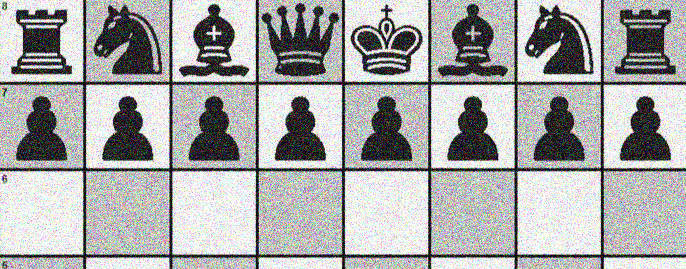
#> input picture 1.Machine Learning/Day06/课堂/lian3.png, 686 x 269 px
$ python '练习4.py'
#> lines starting #> are read from the running program, lines starting #| are printed output that depends on the picture; after the words box and inside, x2 and y2 are one past the last pixel; in counts of white or black regions, pixels touching at a corner belong together
import cv2
import numpy as np

if __name__ == '__main__':
    image_np = cv2.imread('lian3.png')
#> image_np is the input picture: shape (269, 686, 3); mean B, G, R 168.3, 168.4, 168.3
    image_np_gray = cv2.cvtColor(image_np, cv2.COLOR_BGR2GRAY)
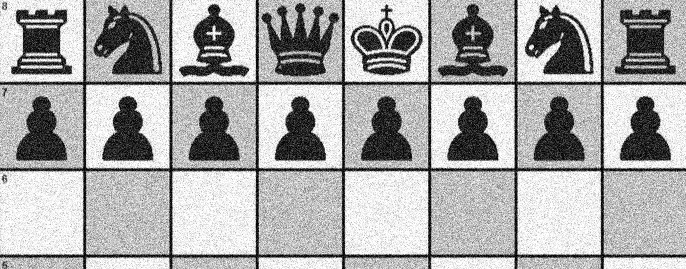
#> image_np_gray: shape (269, 686); min 0, max 255, mean 168.3
    _, image_np_thresh = cv2.threshold(
        image_np_gray,
        40, 255, cv2.THRESH_BINARY+cv2.THRESH_OTSU
    )
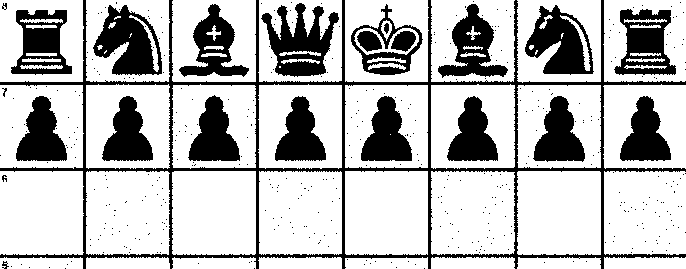
#> image_np_thresh: shape (269, 686); 73.8% white; 427 black regions (404 under 20 px), largest, box (x1, y1, x2, y2) and area: (0, 0, 686, 269) 12130, (261, 3, 339, 77) 2936, (93, 5, 162, 76) 2835
    edges_image = cv2.Canny(image_np_thresh, 20, 40
                            )
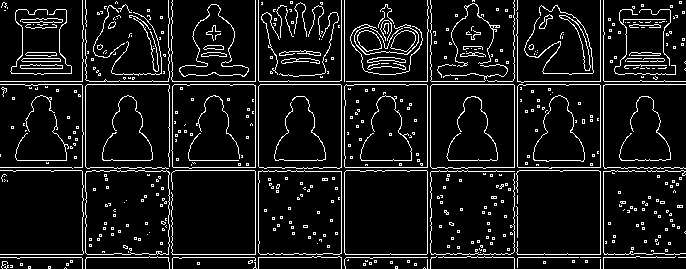
#> edges_image: shape (269, 686); 9% white in thin lines or dots

cv2.imshow('dst_image', edges_image)
cv2.waitKey(0)

$ run again, with 1.Machine Learning/Day06/课堂/img.png copied over 1.Machine Learning/Day06/课堂/lian3.png
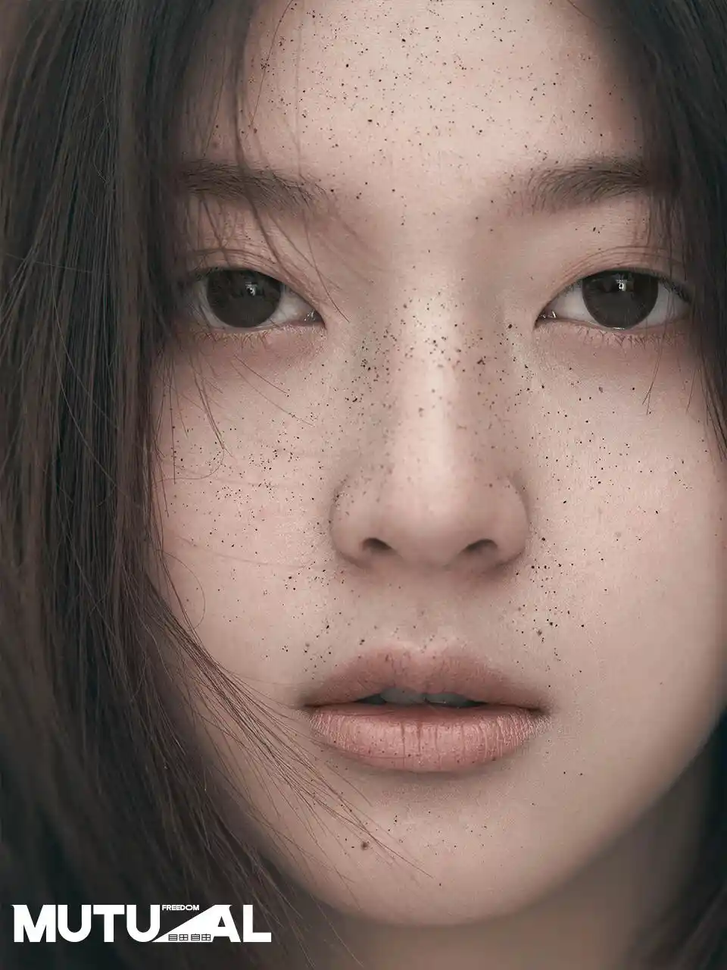
#> input picture 1.Machine Learning/Day06/课堂/img.png, 727 x 970 px, shrunk from 960 x 1280 before the run
#> image_np is the input picture: shape (970, 727, 3); mean B, G, R 100.2, 107.3, 126.7
#> `_, image_np_thresh = cv2.threshold( image_np_gray, 40, 255, cv2.THRESH..`:
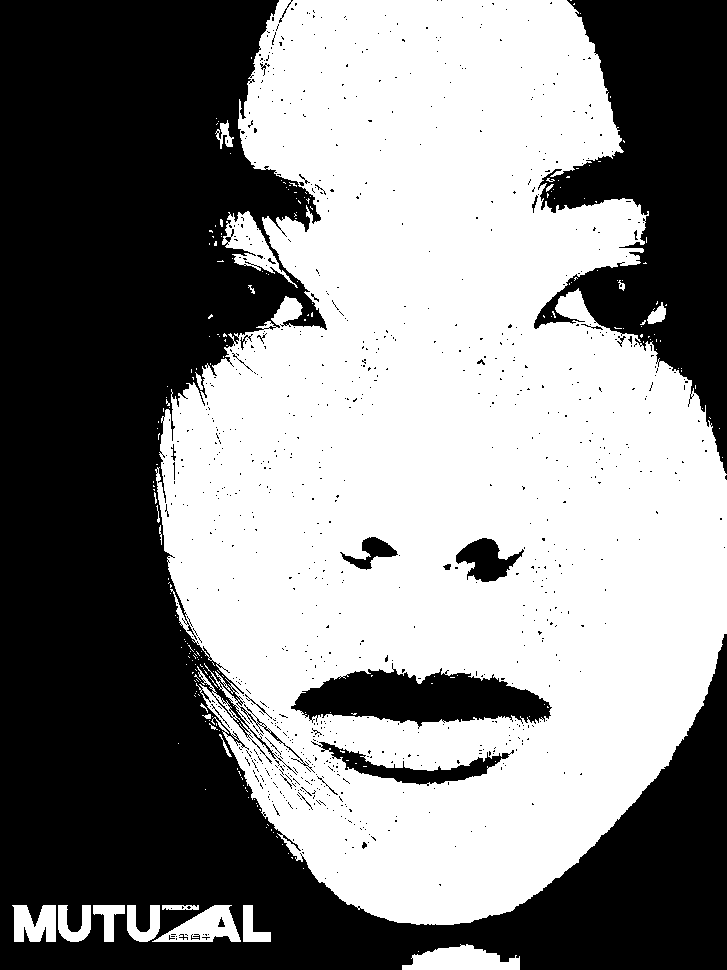
#> image_np_thresh: shape (970, 727); 52.7% white; 925 black regions (893 under 20 px), largest, box (x1, y1, x2, y2) and area: (0, 0, 727, 970) 268160, (534, 0, 727, 474) 47587, (291, 663, 552, 729) 9822
#> `edges_image = cv2.Canny(image_np_thresh, 20, 40 )`:
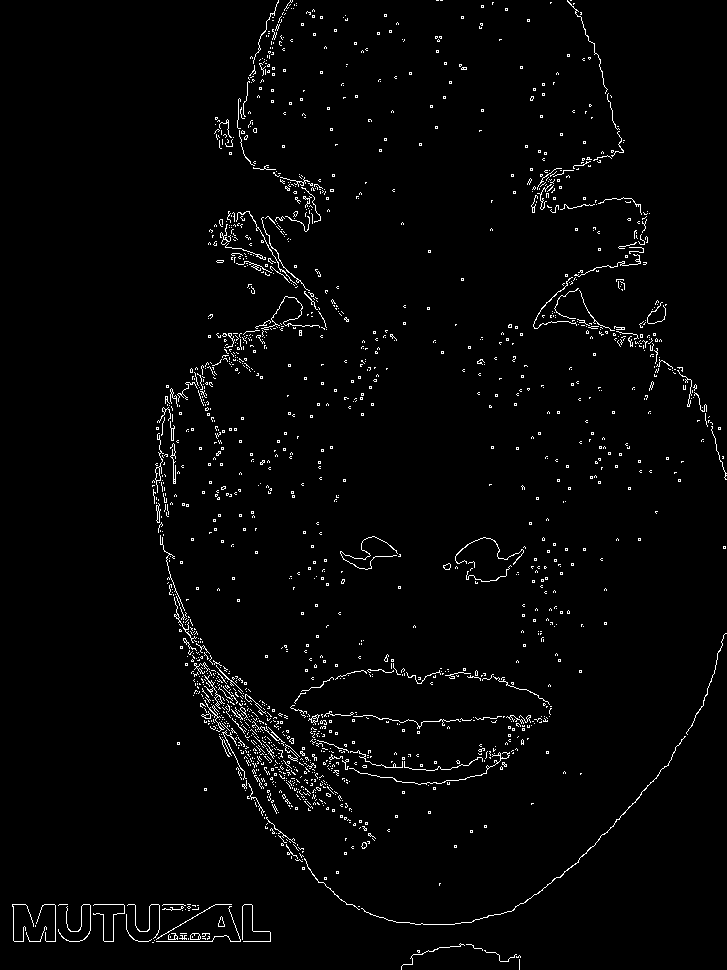
#> edges_image: shape (970, 727); 2.2% white in thin lines or dots
